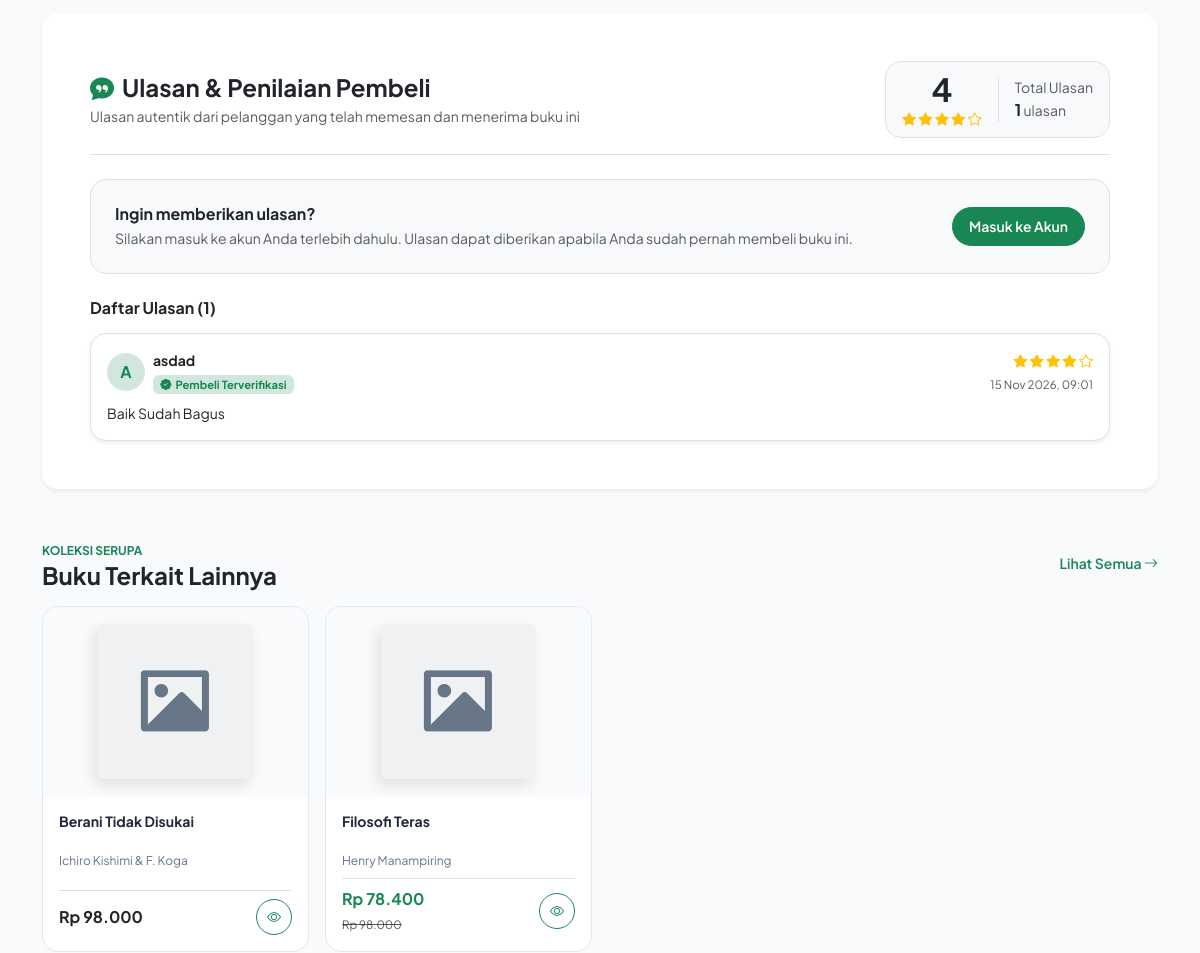
The app's page /detail_buku.php?id=4 (middle part), older data.
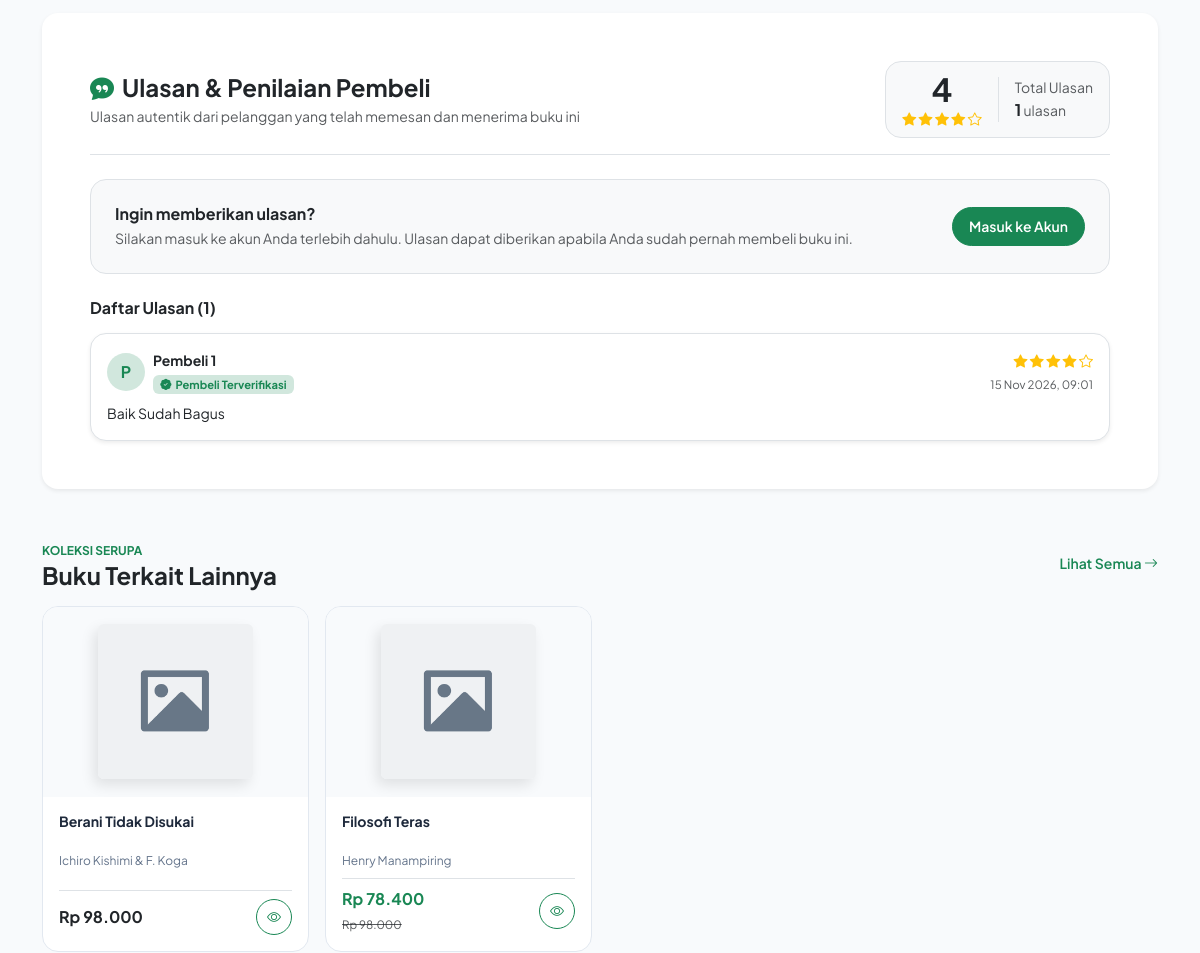
The same page, newer data.
### tables this page shows
CREATE TABLE `ulasan` (
  `id` int NOT NULL AUTO_INCREMENT,
  `user_id` int NOT NULL,
  `buku_id` int NOT NULL,
  `rating` tinyint NOT NULL,
  `komentar` text,
  `created_at` datetime DEFAULT CURRENT_TIMESTAMP,
  PRIMARY KEY (`id`),
  KEY `fk_ulasan_user` (`user_id`),
  KEY `fk_ulasan_buku` (`buku_id`),
  CONSTRAINT `fk_ulasan_buku` FOREIGN KEY (`buku_id`) REFERENCES `buku` (`id`) ON DELETE CASCADE,
  CONSTRAINT `fk_ulasan_user` FOREIGN KEY (`user_id`) REFERENCES `users` (`id`) ON DELETE CASCADE,
  CONSTRAINT `ulasan_chk_1` CHECK ((`rating` between 1 and 5))
);

CREATE TABLE `users` (
  `id` int NOT NULL AUTO_INCREMENT,
  `nama_lengkap` varchar(100) NOT NULL,
  `email` varchar(100) NOT NULL,
  `google_id` varchar(100) DEFAULT NULL,
  `provider` enum('email','google') NOT NULL DEFAULT 'email',
  `password` varchar(255) DEFAULT NULL,
  `role` enum('admin','pelanggan') NOT NULL DEFAULT 'pelanggan',
  `no_telepon` varchar(20) DEFAULT NULL,
  `foto_profil` varchar(255) DEFAULT NULL,
  `reset_token` varchar(255) DEFAULT NULL,
  `reset_token_expires` datetime DEFAULT NULL,
  `created_at` datetime DEFAULT CURRENT_TIMESTAMP,
  `updated_at` datetime DEFAULT CURRENT_TIMESTAMP ON UPDATE CURRENT_TIMESTAMP,
  PRIMARY KEY (`id`),
  UNIQUE KEY `email` (`email`)
);

CREATE TABLE `buku` (
  `id` int NOT NULL AUTO_INCREMENT,
  `kategori_id` int NOT NULL,
  `judul` varchar(200) NOT NULL,
  `penulis` varchar(100) NOT NULL,
  `penerbit` varchar(100) NOT NULL,
  `tahun_terbit` int DEFAULT NULL,
  `isbn` varchar(30) DEFAULT NULL,
  `deskripsi` text,
  `harga` decimal(12,2) NOT NULL DEFAULT '0.00',
  `harga_diskon` decimal(12,2) DEFAULT NULL,
  `stok` int NOT NULL DEFAULT '0',
  `berat_gram` int NOT NULL DEFAULT '200',
  `gambar` varchar(255) NOT NULL,
  `created_at` datetime DEFAULT CURRENT_TIMESTAMP,
  `updated_at` datetime DEFAULT CURRENT_TIMESTAMP ON UPDATE CURRENT_TIMESTAMP,
  PRIMARY KEY (`id`),
  KEY `fk_buku_kategori` (`kategori_id`),
  CONSTRAINT `fk_buku_kategori` FOREIGN KEY (`kategori_id`) REFERENCES `kategori` (`id`) ON UPDATE CASCADE
);

### services/cloudinary_service.php (called while the page is built, shortened)
<?php
    function resolveImageUrl($image_value, $folder = 'buku') {
        if (!empty($image_value) && (strpos($image_value, 'http://') === 0 || strpos($image_value, 'https://') === 0)) {
            return $image_value;
        }
        return 'assets/images/placeholder.png';
    }
?>

### config/helper.php (called while the page is built, shortened)
<?php
    if (!function_exists('formatRupiah')) {
        function formatRupiah($angka) {
            return 'Rp ' . number_format((float)$angka, 0, ',', '.');
        }
    }

### detail_buku.php (the view, shortened to what this page needs)
<?php
    require_once __DIR__ . '/cart/proses_keranjang.php';
    $id = isset($_GET['id']) ? (int)$_GET['id'] : 0;
    $res = mysqli_query($conn, "SELECT b.*, k.nama_kategori FROM buku b JOIN kategori k ON b.kategori_id = k.id WHERE b.id = '$id'");
    $buku = $res ? mysqli_fetch_assoc($res) : null;
    $user_id = (int)($_SESSION['user_id'] ?? 0);
    $q_avg = mysqli_query($conn, "SELECT AVG(rating) AS rata_rata, COUNT(*) AS total FROM ulasan WHERE buku_id = '$id'");
    $row_avg = $q_avg ? mysqli_fetch_assoc($q_avg) : null;
    $total_ulasan = (int)($row_avg['total'] ?? 0);
    $rata_rata = $total_ulasan > 0 ? round((float)$row_avg['rata_rata'], 1) : 0;
    $daftar_ulasan = [];
    $q_ulasan = mysqli_query($conn, "SELECT u.*, us.nama_lengkap, us.foto_profil FROM ulasan u JOIN users us ON u.user_id = us.id WHERE u.buku_id = '$id' ORDER BY u.id DESC");
    if ($q_ulasan) {
        while ($ru = mysqli_fetch_assoc($q_ulasan)) {
            $daftar_ulasan[] = $ru;
        }
    }
    $buku_terkait = [];
    $kat_id = (int)$buku['kategori_id'];
    $q_terkait = mysqli_query($conn, "SELECT id, judul, penulis, harga, harga_diskon, stok, gambar FROM buku WHERE kategori_id = '$kat_id' AND id != '$id' ORDER BY id DESC LIMIT 4");
    if ($q_terkait) {
        while ($rt = mysqli_fetch_assoc($q_terkait)) {
            $buku_terkait[] = $rt;
        }
    }
    require_once __DIR__ . '/services/cloudinary_service.php';
?>
<!DOCTYPE html>
<html lang="id">
<head>
    <link href="https://cdn.jsdelivr.net/npm/bootstrap@5.3.3/dist/css/bootstrap.min.css" rel="stylesheet">
    <link rel="stylesheet" href="https://cdn.jsdelivr.net/npm/bootstrap-icons@1.11.3/font/bootstrap-icons.min.css">
    <link rel="stylesheet" href="assets/css/style.css">
</head>
<body>
    <?php include(__DIR__ . '/layouts/navbar.php'); ?>
    <main class="container my-3 my-md-4">
        <section id="ulasan" class="mb-5">
            <div class="card border-0 shadow-sm rounded-4 p-4 p-md-5 bg-white">
                <div class="d-flex flex-column flex-md-row align-items-md-center justify-content-between gap-3 pb-3 border-bottom mb-4">
                    <div>
                        <h4 class="fw-bold text-dark mb-1"><i class="bi bi-chat-quote-fill text-success me-2"></i>Ulasan & Penilaian Pembeli</h4>
                        <p class="text-muted small mb-0">Ulasan autentik dari pelanggan yang telah memesan dan menerima buku ini</p>
                    </div>
                    <div class="d-flex align-items-center gap-3 p-2 px-3 rounded-4 bg-light border">
                        <div class="text-center">
                            <div class="h2 fw-bold text-dark mb-0"><?= $rata_rata; ?></div>
                            <div class="text-warning small">
                                <?php for ($i = 1; $i <= 5; $i++): ?>
                                    <i class="bi <?= ($i <= round($rata_rata)) ? 'bi-star-fill' : 'bi-star'; ?>"></i>
                                <?php endfor; ?>
                            </div>
                        </div>
                        <div class="border-start ps-3 text-muted small">
                            <div>Total Ulasan</div>
                            <strong class="text-dark fs-6"><?= $total_ulasan; ?></strong> ulasan
                        </div>
                    </div>
                </div>
                <div class="mb-4 p-3 p-md-4 rounded-4 bg-light border">
                    <?php if (!$user_id): ?>
                        <div class="d-flex align-items-center justify-content-between flex-wrap gap-2">
                            <div>
                                <h6 class="fw-bold text-dark mb-1">Ingin memberikan ulasan?</h6>
                                <p class="text-muted small mb-0">Silakan masuk ke akun Anda terlebih dahulu. Ulasan dapat diberikan apabila Anda sudah pernah membeli buku ini.</p>
                            </div>
                            <a href="auth/login.php" class="btn btn-success btn-sm rounded-pill px-3 py-2 fw-semibold">Masuk ke Akun</a>
                        </div>
                    <?php endif; ?>
                </div>
                <div>
                    <h6 class="fw-bold text-dark mb-3">Daftar Ulasan (<?= count($daftar_ulasan); ?>)</h6>
                    <?php if (empty($daftar_ulasan)): ?>
                        <div class="text-center py-4 text-muted">
                            <i class="bi bi-chat-square-text fs-1 d-block mb-2 text-muted"></i>
                            <p class="mb-0 small">Belum ada ulasan untuk buku ini. Jadilah yang pertama memberikan ulasan setelah menyelesaikan pembelian!</p>
                        </div>
                    <?php else: ?>
                        <div class="d-flex flex-column gap-3">
                            <?php foreach ($daftar_ulasan as $u): ?>
                                <div class="p-3 rounded-4 border bg-white shadow-sm">
                                    <div class="d-flex align-items-center justify-content-between mb-2">
                                        <div class="d-flex align-items-center gap-2">
                                            <div class="rounded-circle bg-success-subtle text-success fw-bold d-flex align-items-center justify-content-center" style="width: 38px; height: 38px;">
                                                <?= strtoupper(substr($u['nama_lengkap'] ?: 'P', 0, 1)); ?>
                                            </div>
                                            <div>
                                                <div class="fw-bold text-dark small"><?= htmlspecialchars($u['nama_lengkap']); ?></div>
                                                <span class="badge bg-success-subtle text-success small" style="font-size: 0.7rem;"><i class="bi bi-patch-check-fill me-1"></i>Pembeli Terverifikasi</span>
                                            </div>
                                        </div>
                                        <div class="text-end">
                                            <div class="text-warning small">
                                                <?php for ($i = 1; $i <= 5; $i++): ?>
                                                    <i class="bi <?= ($i <= (int)$u['rating']) ? 'bi-star-fill' : 'bi-star'; ?>"></i>
                                                <?php endfor; ?>
                                            </div>
                                            <small class="text-muted" style="font-size: 0.72rem;"><?= date('d M Y, H:i', strtotime($u['created_at'])); ?></small>
                                        </div>
                                    </div>
                                    <p class="text-dark small mb-0 lh-base"><?= nl2br(htmlspecialchars($u['komentar'])); ?></p>
                                </div>
                            <?php endforeach; ?>
                        </div>
                    <?php endif; ?>
                </div>
            </div>
        </section>
        <?php if (!empty($buku_terkait)): ?>
            <section class="mb-4">
                <div class="d-flex align-items-center justify-content-between mb-3">
                    <div>
                        <span class="text-success fw-bold text-uppercase small tracking-wide" style="font-size: 0.75rem;">Koleksi Serupa</span>
                        <h4 class="fw-bold text-dark mb-0">Buku Terkait Lainnya</h4>
                    </div>
                    <a href="katalog.php?kategori=<?= (int)$buku['kategori_id']; ?>" class="text-success small fw-semibold text-decoration-none">Lihat Semua <i class="bi bi-arrow-right"></i></a>
                </div>
                <div class="row row-cols-2 row-cols-md-4 g-3">
                    <?php foreach ($buku_terkait as $bt): ?>
                        <?php
                            $h_bt = (float)$bt['harga'];
                            $d_bt = (float)$bt['harga_diskon'];
                            $ada_d_bt = $d_bt > 0 && $d_bt < $h_bt;
                            $img_bt = resolveImageUrl($bt['gambar'] ?? '', 'buku');
                        ?>
                        <div class="col">
                            <div class="product-card h-100">
                                <div class="product-img-box">
                                    <a href="detail_buku.php?id=<?= (int)$bt['id']; ?>" class="d-block text-center">
                                        <img src="<?= htmlspecialchars($img_bt); ?>" alt="<?= htmlspecialchars($bt['judul']); ?>" loading="lazy" onerror="this.onerror=null;this.src='assets/images/placeholder.png';">
                                    </a>
                                </div>
                                <div class="p-3 d-flex flex-column flex-grow-1">
                                    <a href="detail_buku.php?id=<?= (int)$bt['id']; ?>" class="text-decoration-none text-dark">
                                        <h6 class="product-title" title="<?= htmlspecialchars($bt['judul']); ?>"><?= htmlspecialchars($bt['judul']); ?></h6>
                                    </a>
                                    <p class="product-author"><?= htmlspecialchars($bt['penulis']); ?></p>
                                    <div class="mt-auto d-flex align-items-center justify-content-between pt-2 border-top">
                                        <div>
                                            <?php if ($ada_d_bt): ?>
                                                <div class="fw-bold text-success fs-6"><?= formatRupiah($d_bt); ?></div>
                                                <del class="text-muted small" style="font-size: 0.72rem;"><?= formatRupiah($h_bt); ?></del>
                                            <?php else: ?>
                                                <div class="fw-bold text-dark fs-6"><?= formatRupiah($h_bt); ?></div>
                                            <?php endif; ?>
                                        </div>
                                        <a href="detail_buku.php?id=<?= (int)$bt['id']; ?>" class="btn btn-outline-success btn-sm rounded-circle d-flex align-items-center justify-content-center p-2" style="width: 36px; height: 36px;" title="Lihat Detail"><i class="bi bi-eye"></i></a>
                                    </div>
                                </div>
                            </div>
                        </div>
                    <?php endforeach; ?>
                </div>
            </section>
        <?php endif; ?>
    </main>
</body>
</html>

### assets/css/style.css (style rules this page uses)
body { font-family: 'Plus Jakarta Sans', system-ui, -apple-system, BlinkMacSystemFont, 'Segoe UI', Roboto, Helvetica, Arial, sans-serif; background-color: #f8fafc; color: #334155; overflow-x: hidden; }
.product-card { border-radius: 1rem; background: #ffffff; border: 1px solid #e2e8f0; transition: all 0.25s ease; overflow: hidden; display: flex; flex-direction: column; height: 100%; position: relative; }
.product-img-box { position: relative; padding: 1.25rem 0.75rem; background-color: #f8fafc; display: flex; align-items: center; justify-content: center; height: 190px; overflow: hidden; }
.product-img-box img { max-height: 155px; width: auto; max-width: 100%; object-fit: contain; transition: transform 0.3s ease; border-radius: 0.35rem; box-shadow: -4px 6px 14px rgba(0, 0, 0, 0.1); }
.product-title { font-size: 0.88rem; font-weight: 700; color: #1e293b; margin-bottom: 0.25rem; display: -webkit-box; -webkit-line-clamp: 2; -webkit-box-orient: vertical; overflow: hidden; min-height: 2.5em; line-height: 1.25; }
.product-author { font-size: 0.75rem; color: #64748b; white-space: nowrap; overflow: hidden; text-overflow: ellipsis; margin-bottom: 0.5rem; }

Row changes from the older to the newer data that the page shows:
changed through a linked row, ulasan "Baik Sudah Bagus": user.nama_lengkap "A" → "P"; user.nama_lengkap "asdad" → "Pembeli 1"
